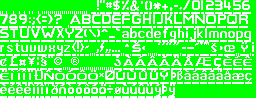
#> input picture img/original_images/GFX_FONT_GAMESHELL12.png, 256 x 98 px, found by its file name; its folder holds only this picture in this run
$ python add_transparency_to_images.py
#> lines starting #> are read from the running program, lines starting #| are printed output that depends on the picture
import os

from PIL import Image

files = os.listdir("img/original_images")

for file in files:
    im = Image.open(f"img/original_images/{file}").convert("RGBA")

    pixels = im.load()

    for y in range(im.height):
        for x in range(im.width):
            pixel = pixels[x, y]
            if pixel[0] == 0 and pixel[1] >= 225 and pixel[2] == 0 and pixel[3] == 255:
                pixels[x, y] = (0, 0, 0, 255 - pixel[1])

    im.save(f"img/transparent_images/{file}", "PNG")
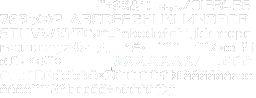
#> saved as GFX_FONT_GAMESHELL12.png: PIL image 256x98 RGBA; mean R, G, B, A 90.1, 90.1, 90.1, 92.9; transparent parts drawn white

$ run again, on img/original_images/GFX_GUI_CC_BACK_NORMAL.png
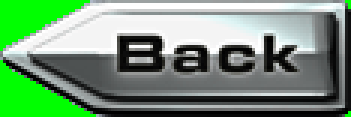
#> input picture img/original_images/GFX_GUI_CC_BACK_NORMAL.png, 117 x 39 px, found by its file name (shown 3 times larger)
#> `im.save(f"img/transparent_images/{file}", "PNG")`:
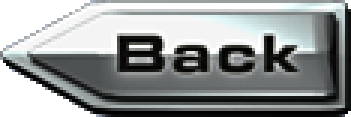
#> saved as GFX_GUI_CC_BACK_NORMAL.png: PIL image 117x39 RGBA (shown 3 times larger); mean R, G, B, A 116.3, 119.3, 119.1, 223.5; transparent parts drawn white

$ run again, on img/original_images/GFX_GUI_CC_EXIT_OVER.png
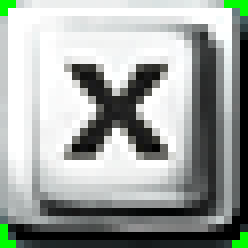
#> input picture img/original_images/GFX_GUI_CC_EXIT_OVER.png, 31 x 31 px, found by its file name (shown 8 times larger)
#> `im.save(f"img/transparent_images/{file}", "PNG")`:
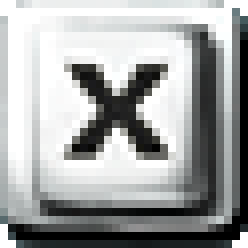
#> saved as GFX_GUI_CC_EXIT_OVER.png: PIL image 31x31 RGBA (shown 8 times larger); mean R, G, B, A 159.3, 161.2, 160.9, 251.3; transparent parts drawn white
